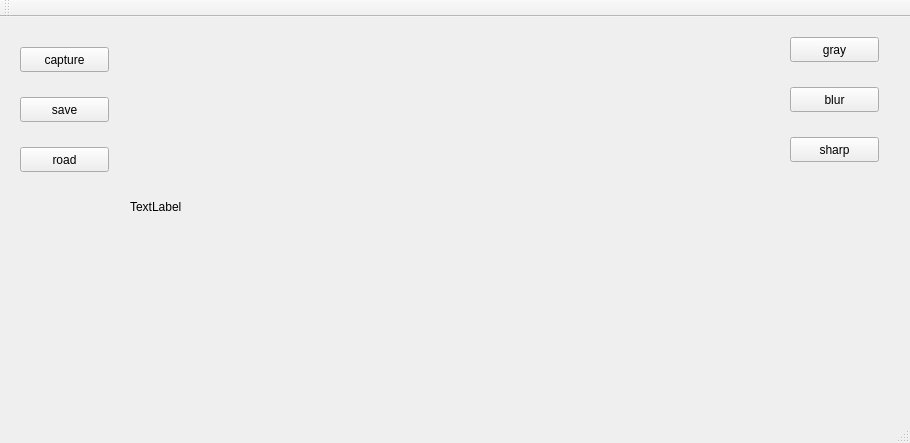
<?xml version="1.0" encoding="UTF-8"?>
<ui version="4.0">
 <class>MainWindow</class>
 <widget class="QMainWindow" name="MainWindow">
  <property name="geometry">
   <rect>
    <x>0</x>
    <y>0</y>
    <width>910</width>
    <height>443</height>
   </rect>
  </property>
  <property name="windowTitle">
   <string>MainWindow</string>
  </property>
  <widget class="QWidget" name="centralWidget">
   <widget class="QPushButton" name="pushButton">
    <property name="geometry">
     <rect>
      <x>20</x>
      <y>30</y>
      <width>89</width>
      <height>25</height>
     </rect>
    </property>
    <property name="text">
     <string>capture</string>
    </property>
   </widget>
   <widget class="QPushButton" name="pushButton_2">
    <property name="geometry">
     <rect>
      <x>20</x>
      <y>80</y>
      <width>89</width>
      <height>25</height>
     </rect>
    </property>
    <property name="text">
     <string>save</string>
    </property>
   </widget>
   <widget class="QPushButton" name="pushButton_3">
    <property name="geometry">
     <rect>
      <x>20</x>
      <y>130</y>
      <width>89</width>
      <height>25</height>
     </rect>
    </property>
    <property name="text">
     <string>road</string>
    </property>
   </widget>
   <widget class="QPushButton" name="pushButton_4">
    <property name="geometry">
     <rect>
      <x>790</x>
      <y>20</y>
      <width>89</width>
      <height>25</height>
     </rect>
    </property>
    <property name="text">
     <string>gray</string>
    </property>
   </widget>
   <widget class="QPushButton" name="pushButton_5">
    <property name="geometry">
     <rect>
      <x>790</x>
      <y>70</y>
      <width>89</width>
      <height>25</height>
     </rect>
    </property>
    <property name="text">
     <string>blur</string>
    </property>
   </widget>
   <widget class="QPushButton" name="pushButton_6">
    <property name="geometry">
     <rect>
      <x>790</x>
      <y>120</y>
      <width>89</width>
      <height>25</height>
     </rect>
    </property>
    <property name="text">
     <string>sharp</string>
    </property>
   </widget>
   <widget class="QLabel" name="label">
    <property name="geometry">
     <rect>
      <x>130</x>
      <y>10</y>
      <width>640</width>
      <height>360</height>
     </rect>
    </property>
    <property name="text">
     <string>TextLabel</string>
    </property>
   </widget>
  </widget>
  <widget class="QMenuBar" name="menuBar">
   <property name="geometry">
    <rect>
     <x>0</x>
     <y>0</y>
     <width>910</width>
     <height>22</height>
    </rect>
   </property>
  </widget>
  <widget class="QToolBar" name="mainToolBar">
   <attribute name="toolBarArea">
    <enum>TopToolBarArea</enum>
   </attribute>
   <attribute name="toolBarBreak">
    <bool>false</bool>
   </attribute>
  </widget>
  <widget class="QStatusBar" name="statusBar"/>
 </widget>
 <layoutdefault spacing="6" margin="11"/>
 <resources/>
 <connections/>
</ui>
